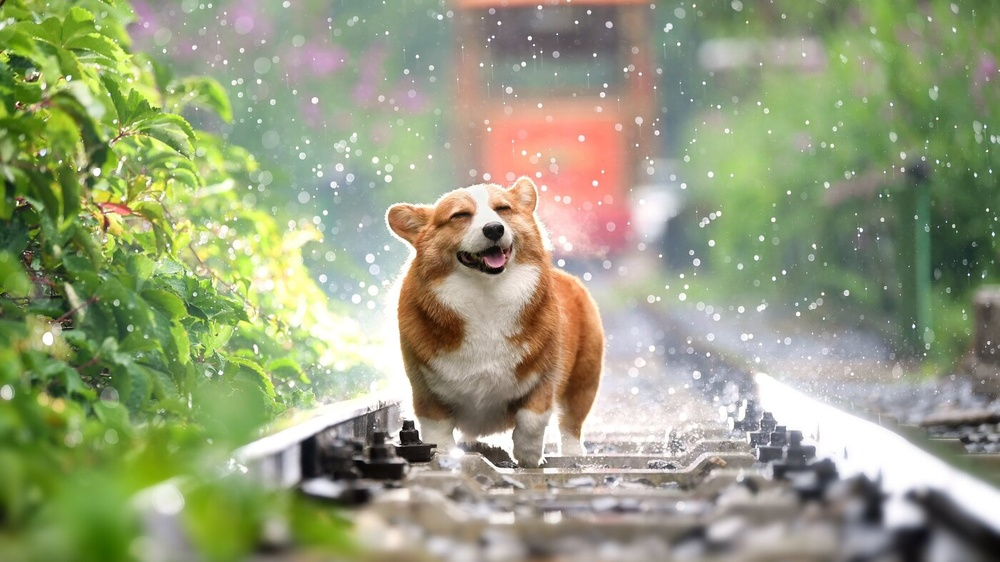
#> input picture Technniques/img/Dog.jpg, 1000 x 562 px, shrunk from 1400 x 787 before the run
$ python 08_Operations.py
#> lines starting #> are read from the running program, lines starting #| are printed output that depends on the picture; after the words box and inside, x2 and y2 are one past the last pixel; in counts of white or black regions, pixels touching at a corner belong together
import cv2 as cv
import numpy as np


img = cv.imread('img/Dog.jpg')
#> img is the input picture: shape (562, 1000, 3); mean B, G, R 124.8, 157.6, 150.9

kernel = np.ones((5,5), np.uint8)

blank = np.zeros(img.shape, dtype='uint8')
cv.imshow('Blank imahe', blank)

#converting the image to grayscale

gray = cv.cvtColor(img, cv.COLOR_BGR2GRAY)
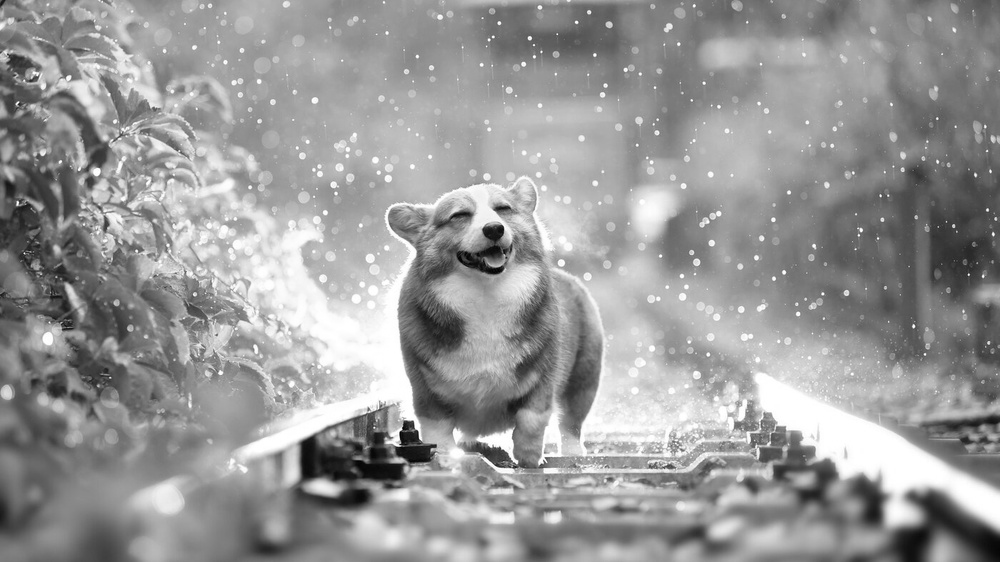
#> gray: shape (562, 1000); min 1, max 255, mean 151.8
cv.imshow('Gray Image', gray)

# Gaussian Blur operation --  high-frequency components are reduced.
blur1 = cv.GaussianBlur(img, (5,5), cv.BORDER_DEFAULT)
cv.imshow('Blur Image', blur1)

blur2 = cv.GaussianBlur(gray, (5,5), cv.BORDER_DEFAULT)
cv.imshow('Blur grayImage', blur2)

# Canny edge detection.

canny = cv.Canny(blur1, 125, 175)
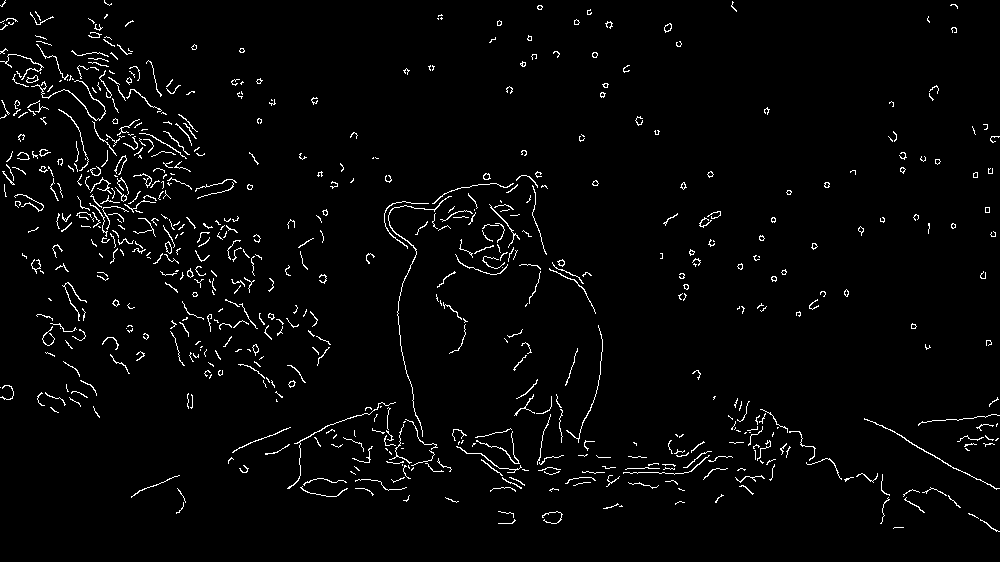
#> canny: shape (562, 1000); 2.6% white in thin lines or dots
cv.imshow('Canny Edges for img', canny)

canny1 = cv.Canny(blur2, 125, 175)
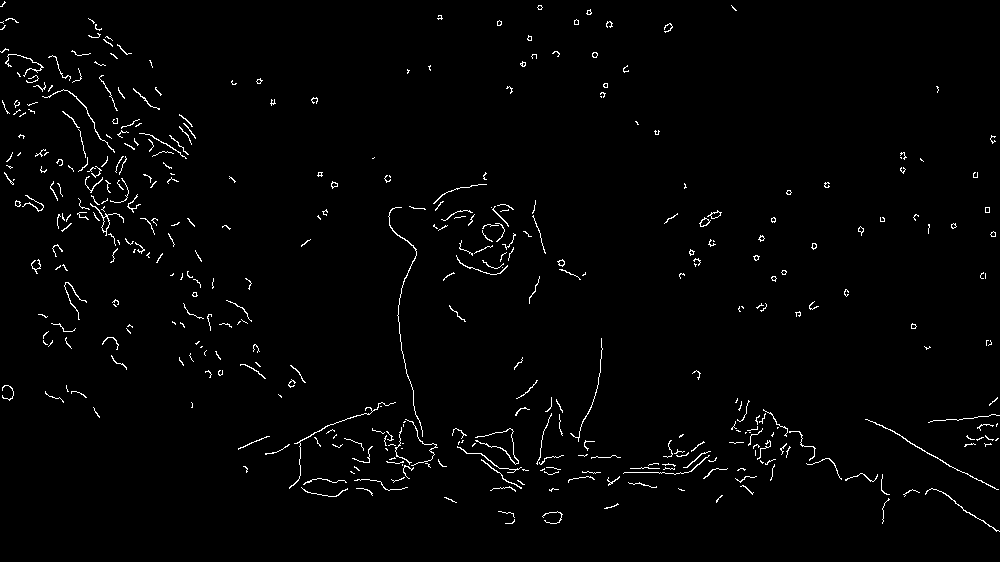
#> canny1: shape (562, 1000); 1.6% white in thin lines or dots
cv.imshow('Canny Edges for Gray', canny)

# Erosion:
# It is useful for removing small white noises

# Dilation:
# In cases like noise removal, erosion is followed by dilation.

# The first parameter is the original image,
# kernel is the matrix with which image is convolved
# third parameter is the number of iterations, which will determine how much you want to erode/dilate a given image.

imgDialation = cv.dilate(canny,kernel,iterations=1)
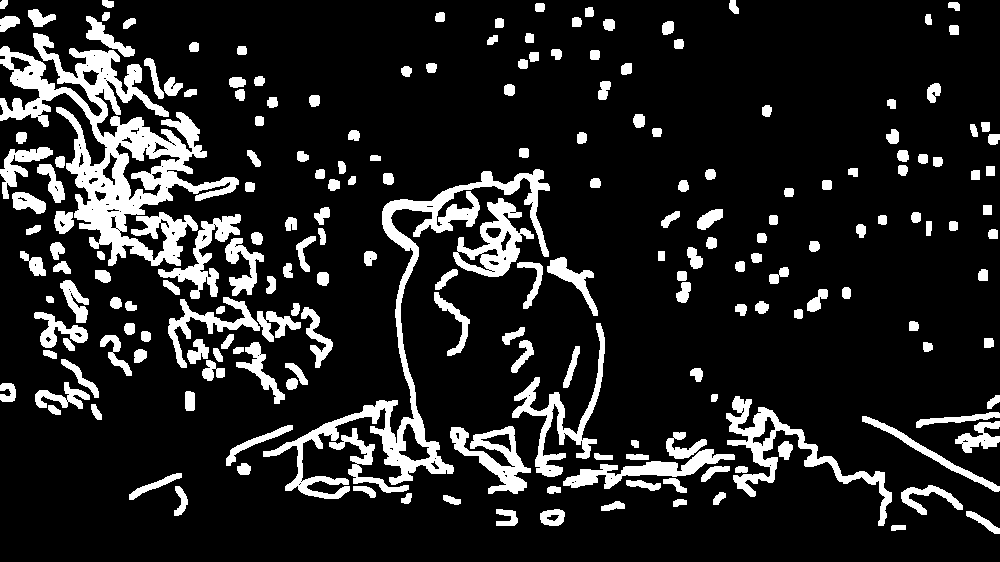
#> imgDialation: shape (562, 1000); 14.4% white; 203 white regions, largest, box (x1, y1, x2, y2) and area: (0, 33, 239, 266) 17308, (263, 169, 550, 499) 9317, (726, 396, 892, 526) 3653
cv.imshow("Dialation Image",imgDialation)

imgEroded = cv.erode(imgDialation,kernel,iterations=1)
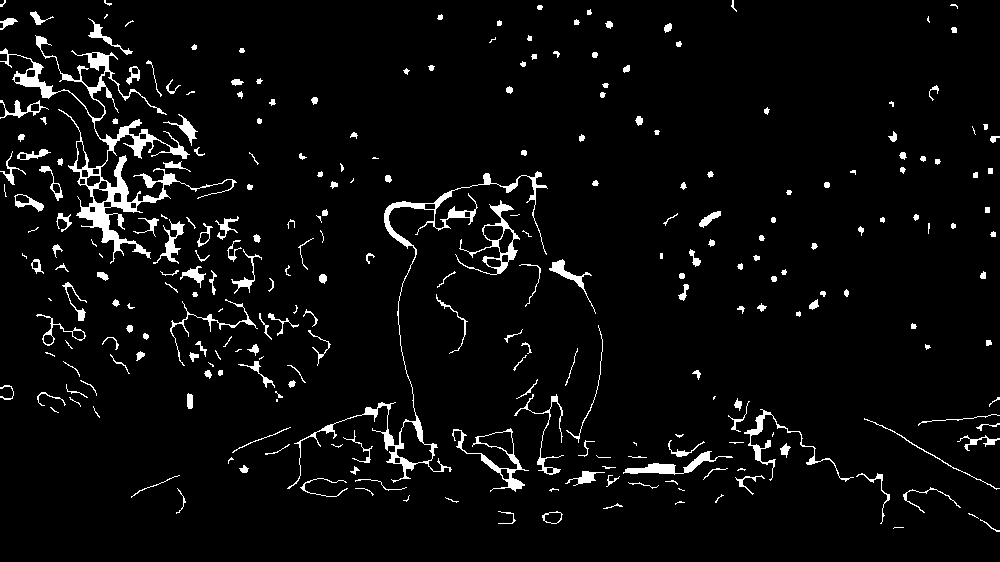
#> imgEroded: shape (562, 1000); 4.5% white; 267 white regions (59 under 20 px), largest, box (x1, y1, x2, y2) and area: (0, 35, 237, 264) 5566, (287, 171, 548, 489) 2889, (455, 200, 520, 275) 825
cv.imshow("Eroded Image",imgEroded)

cv.waitKey(0)

$ run again, with Technniques/img/Kola.jpg copied over Technniques/img/Dog.jpg
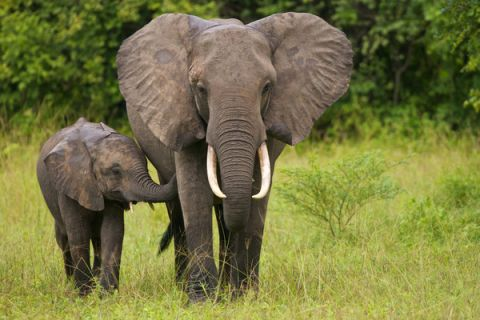
#> input picture Technniques/img/Kola.jpg, 480 x 320 px
#> img is the input picture: shape (320, 480, 3); mean B, G, R 65.7, 118.8, 118.7
#> `canny = cv.Canny(blur1, 125, 175)`:
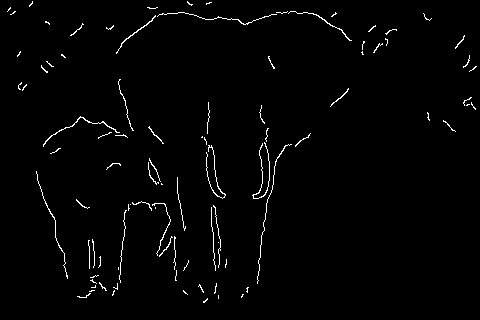
#> canny: shape (320, 480); 1.6% white in thin lines or dots
#> canny1: shape (320, 480); 1.2% white in thin lines or dots, all inside (x1, y1, x2, y2) = (18, 1, 475, 298)
#> imgDialation: shape (320, 480); 9.4% white; 46 white regions, largest, box (x1, y1, x2, y2) and area: (250, 103, 313, 286) 1980, (114, 9, 354, 56) 1774, (110, 199, 179, 298) 1655
#> `imgEroded = cv.erode(imgDialation,kernel,iterations=1)`:
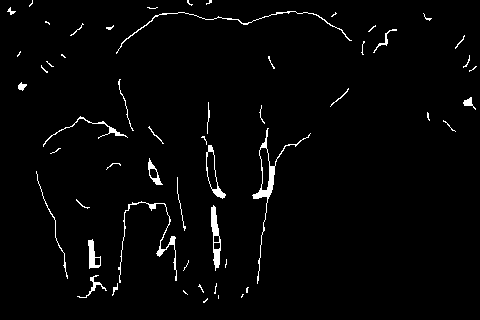
#> imgEroded: shape (320, 480); 2.3% white; 55 white regions (27 under 20 px), largest, box (x1, y1, x2, y2) and area: (252, 128, 311, 284) 553, (118, 201, 177, 283) 391, (116, 11, 352, 54) 332

$ run again, with Technniques/img/Watermelon.jpg copied over Technniques/img/Dog.jpg
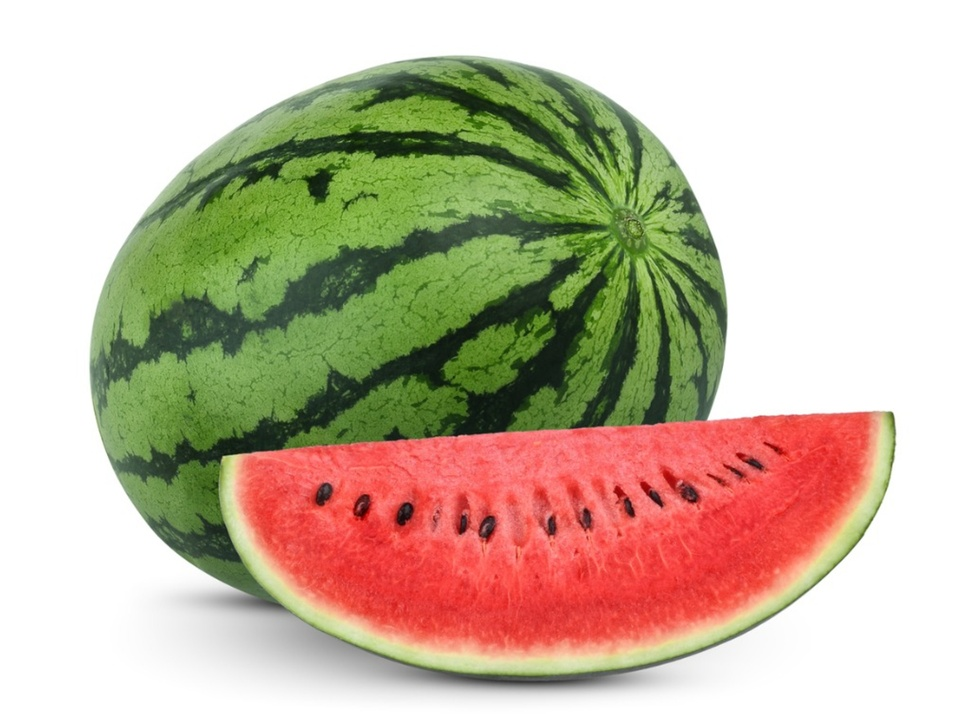
#> input picture Technniques/img/Watermelon.jpg, 970 x 727 px, shrunk from 1600 x 1200 before the run
#> img is the input picture: shape (727, 970, 3); mean B, G, R 163.4, 185, 199.9
#> `canny = cv.Canny(blur1, 125, 175)`:
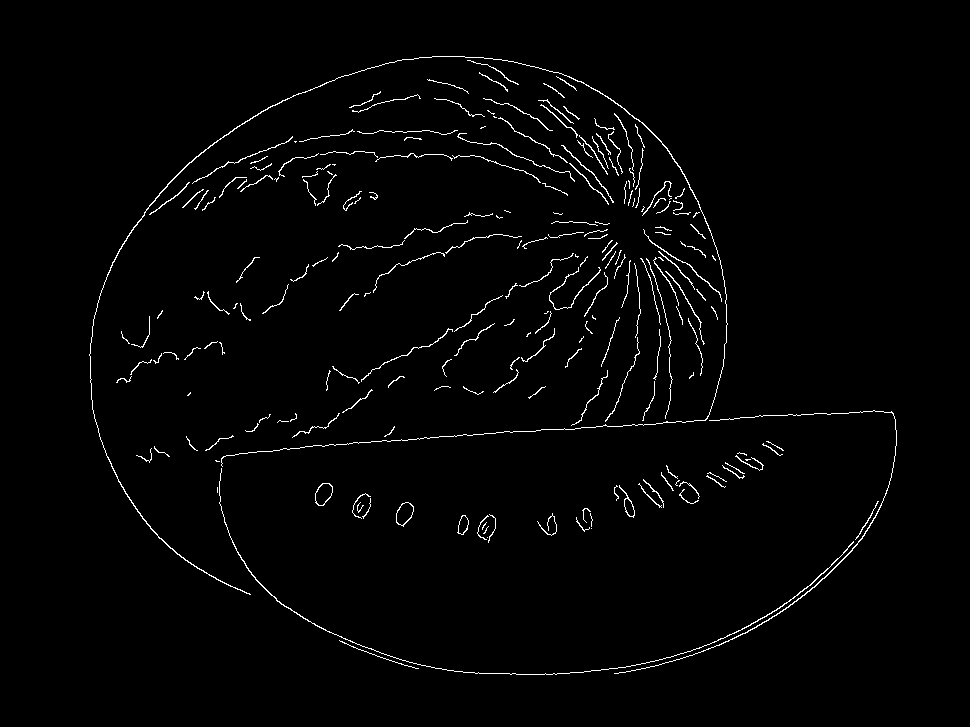
#> canny: shape (727, 970); 1.7% white in thin lines or dots, all inside (x1, y1, x2, y2) = (89, 56, 897, 675)
#> imgDialation: shape (727, 970); 9.5% white; 57 white regions, largest, box (x1, y1, x2, y2) and area: (87, 54, 899, 677) 45445, (536, 97, 625, 178) 2339, (336, 210, 505, 252) 1186
#> `imgEroded = cv.erode(imgDialation,kernel,iterations=1)`:
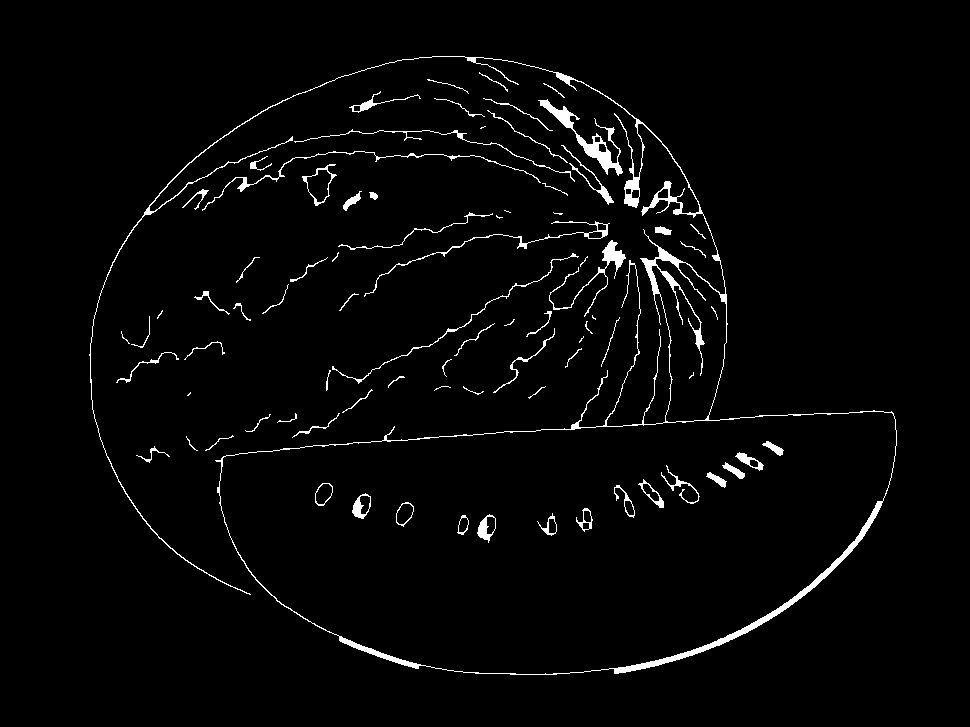
#> imgEroded: shape (727, 970); 2.5% white; 81 white regions (15 under 20 px), largest, box (x1, y1, x2, y2) and area: (89, 56, 897, 675) 8502, (538, 99, 623, 176) 1153, (549, 240, 626, 317) 635
